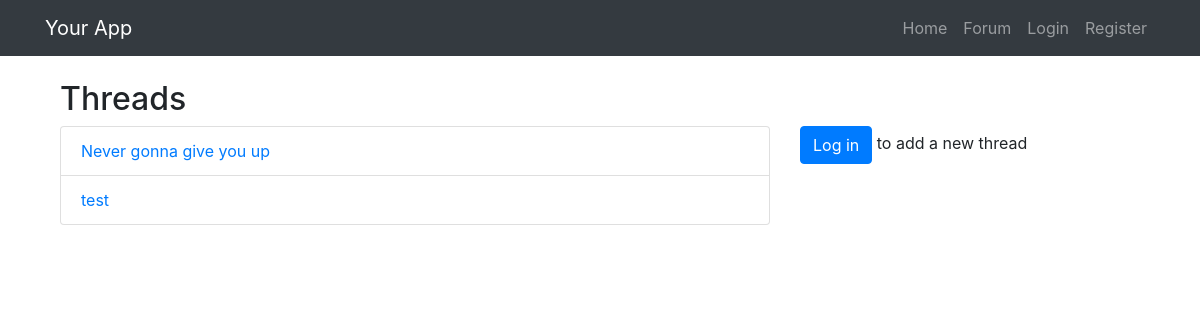
Before: /forum/thread_list/1/ with the older database file.
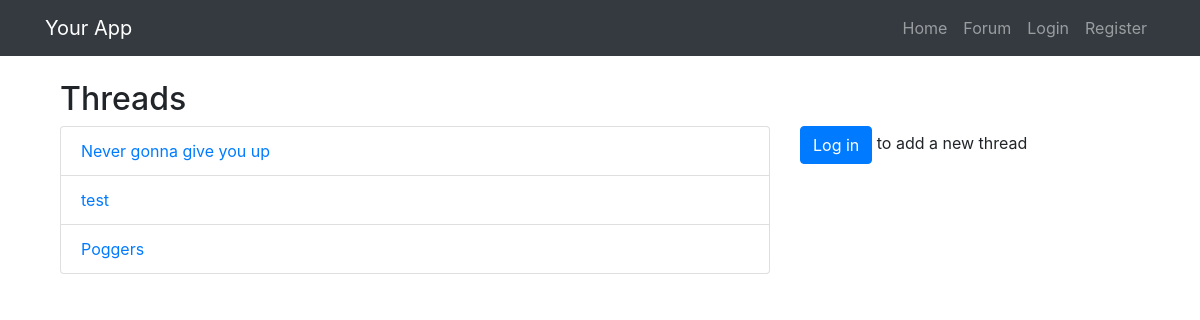
After: the same page with the newer database file.
### Forum/models.py (models this page shows)
class Thread(models.Model):
    page = models.ForeignKey(Page, on_delete=models.CASCADE)
    title = models.CharField(max_length=200)

### Forum/views.py (the view)
# urls.py: path('thread_list/<int:page_id>/', views.thread_list, name='thread_list'),
def thread_list(request, page_id):
    page = Page.objects.get(pk=page_id)
    threads = Thread.objects.filter(page=page)
    return render(request, 'thread_list.html', {'threads': threads, 'page': page})

### Forum/templates/thread_list.html
{% extends 'base.html' %}
{% block content %}
<div class="container">
  <h2>Threads</h2>
  <div class="row">
    <div class="col-md-8">
      <ul class="list-group">
        {% for thread in threads %}
        <li class="list-group-item">
          <a href="{% url 'thread_detail' thread.id %}">{{ thread.title }}</a>
        </li>
        {% endfor %}
      </ul>
    </div>
    <div class="col-md-4">
      {% if user.is_authenticated %}
      <div class="card">
        <div class="card-body">
          <h5 class="card-title">User Profile</h5>
          <p class="card-text">Username: {{ user.username }}</p>
        </div>
      </div>
      <div class="mt-4">
        <a href="{% url 'create_thread' page_id=page.id %}" class="btn btn-primary">Add a new thread</a>
      </div>
      {% else %}
      <p><a href="{% url 'login' %}" class="btn btn-primary">Log in</a> to add a new thread</p>
      {% endif %}
    </div>
  </div>
</div>
{% endblock %}

### MediaBook/templates/base.html (shortened to what this page needs)
<!DOCTYPE html>
<html lang="en">
<head>
    <link rel="stylesheet" href="https://stackpath.bootstrapcdn.com/bootstrap/4.5.2/css/bootstrap.min.css">
</head>
<body>
    {% include 'navbar.html' %}
    <div class="container mt-4">
        {% block content %}{% endblock %}
    </div>
</body>
</html>

### MediaBook/templates/navbar.html (shortened to what this page needs)
<nav class="navbar navbar-expand-lg navbar-dark bg-dark">
    <div class="container">
        <a class="navbar-brand" href="#">Your App</a>
        <div class="collapse navbar-collapse" id="navbarNav">
            <ul class="navbar-nav ml-auto">
                <li class="nav-item">
                    <a class="nav-link" href="{% url 'home' %}">Home</a>
                </li>
                <li class="nav-item">
                    <a class="nav-link" href="{% url 'forum_home' %}">Forum</a>
                </li>
                {% if user.is_authenticated %}
                    <li class="nav-item">
                        <a class="nav-link" href="{% url 'logout' %}">Logout</a>
                    </li>
                {% else %}
                    <li class="nav-item">
                        <a class="nav-link" href="{% url 'login' %}">Login</a>
                    </li>
                    <li class="nav-item">
                        <a class="nav-link" href="{% url 'register' %}">Register</a>
                    </li>
                {% endif %}
            </ul>
        </div>
    </div>
</nav>

Changed rows visible on the page:
added Thread: title "Poggers"
